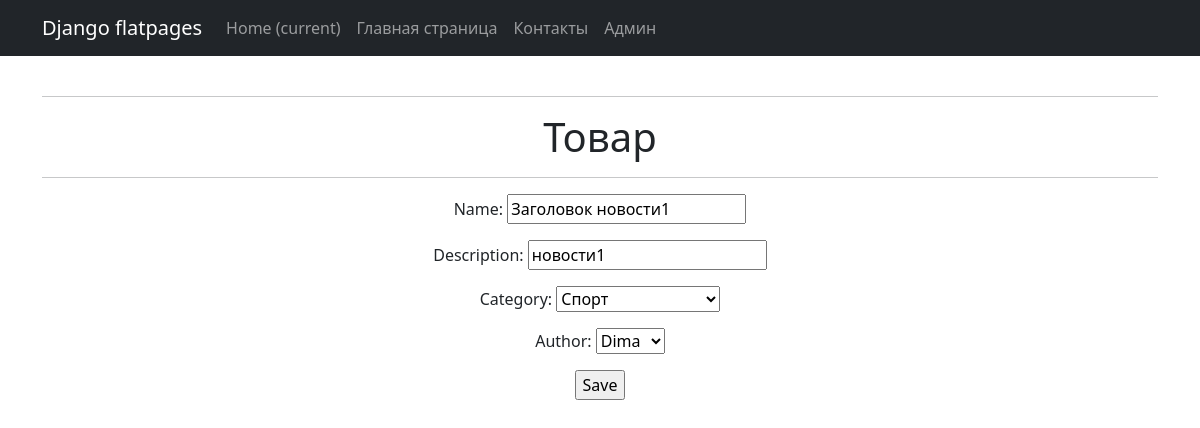
/news/1/edit/, run on the app's committed database.
### simpleapp/models.py (models this page shows, shortened)
class Post(models.Model):
    pub_date = models.DateTimeField(auto_now_add=True)
    author = models.ForeignKey(Author, on_delete=models.CASCADE)
    name = models.CharField(
        max_length=50,
        unique=True,
    )
    description = models.TextField()
    category = models.ForeignKey(
        to='Category',
        on_delete=models.CASCADE,
        related_name='post',
    )
    rating = models.FloatField(
        validators=[MinValueValidator(0.0)], default=0.0
    )

class Category(models.Model):
    name = models.CharField(max_length=100, unique=True)
    def __str__(self):
        return self.name.title()

### simpleapp/views.py (the view)
# urls.py: path('news/<int:pk>/edit/', PostUpdate.as_view(), name='post_update'),
class PostUpdate(UpdateView):
    form_class = PostForm
    model = Post
    template_name = 'post_edit.html'

### simpleapp/forms.py (shortened to what this page needs)
class PostForm(forms.ModelForm):
    description = forms.CharField(min_length=20)
    class Meta:
        model = Post
        fields = ['name', 'description', 'category', 'author']

### simpleapp/models.py (called while the page is built)
    def __str__(self):
        return f'{self.user}'

### templates/post_edit.html (shortened to what this page needs)
{% extends 'flatpages/default.html' %}
{% block content %}
<h1>Товар</h1>
<hr>
<form action="{% url 'create_post' %}" method="post">
    {{ form.as_p }}
    <input type="submit" value="Save" />
</form>
{% endblock content %}

### data on the page
Post: name "Заголовок новости1", description "новости1", category "Спорт", author "Dima"
